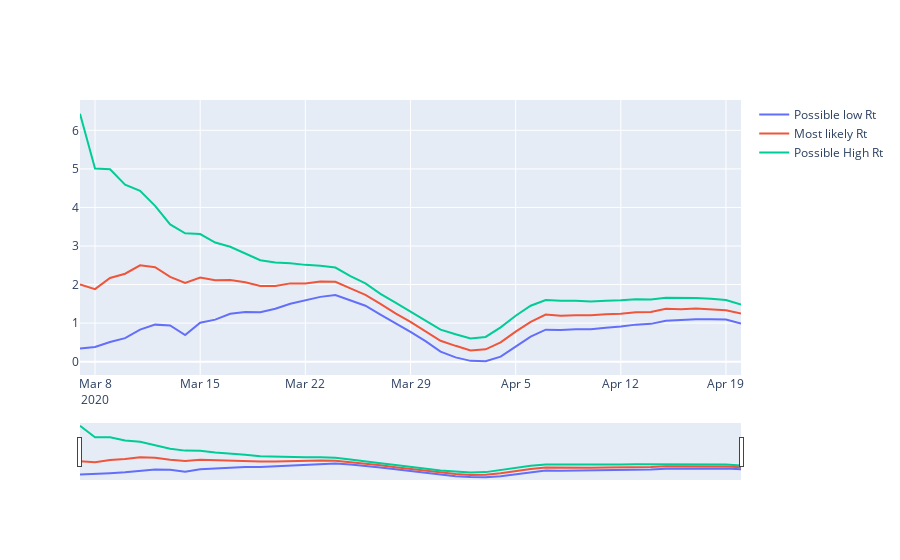

Here is the notebook cell this chart was saved with:
### Code cell
df_rt = pd.read_csv('./../data/external//data-CiK32.csv')

fig_rt = go.Figure()
fig_rt.add_trace(
    go.Scatter(
        y=df_rt['Possible low Rt'],
        x=df_rt.date,
        name= 'Possible low Rt'
    ))
fig_rt.add_trace(
    go.Scatter(
        y=df_rt['Most likely Rt'],
        x=df_rt.date,
       name= 'Most likely Rt'
    ))
fig_rt.add_trace(
    go.Scatter(
        y=df_rt['Possible High Rt'],
        x=df_rt.date,
        name= 'Possible High Rt'
    ))

fig_rt.update_layout(hovermode='x',
                     xaxis=dict(
                         rangeslider=dict(
                             visible = True),
        type='date'
    ))
